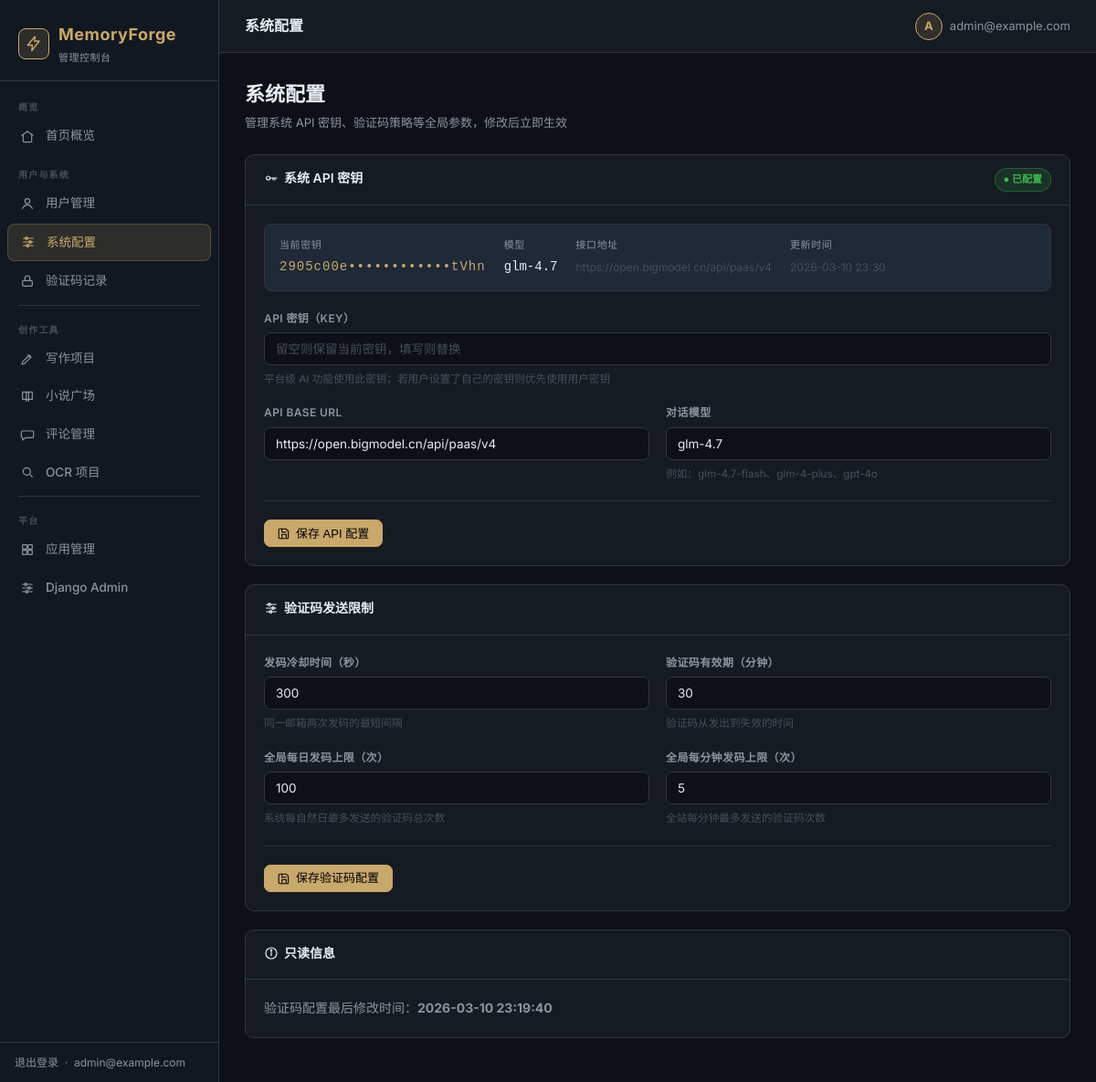
Page /dashboard/config/ (signed in) on the committed database.
### accounts/models.py (models this page shows, shortened)
class User(AbstractBaseUser, PermissionsMixin):
    email = models.EmailField(unique=True, verbose_name='邮箱')
    is_active = models.BooleanField(default=True)
    is_staff = models.BooleanField(default=False)
    is_guest = models.BooleanField(default=False, verbose_name='是否访客')
    created_at = models.DateTimeField(auto_now_add=True)
    user_api_key = models.CharField(max_length=512, blank=True, default='', verbose_name='用户自定义API密钥')
    USERNAME_FIELD = 'email'
    REQUIRED_FIELDS = []
    objects = UserManager()
    class Meta:
        verbose_name = '用户'
        verbose_name_plural = '用户'

class SiteConfig(models.Model):
    code_cooldown_seconds = models.PositiveIntegerField(
        default=300,
        verbose_name='发码冷却（秒）',
        help_text='同一邮箱两次发码的最短间隔，默认 300 秒（5 分钟）',
    )
    code_expire_minutes = models.PositiveIntegerField(
        default=30,
        verbose_name='验证码有效期（分钟）',
        help_text='验证码从发出到失效的时间，默认 30 分钟',
    )
    code_daily_limit = models.PositiveIntegerField(
        default=100,
        verbose_name='全局每日发码上限',
        help_text='系统每自然日最多发送的验证码总次数，超出后当天无法新注册',
    )
    code_minute_limit = models.PositiveIntegerField(
        default=5,
        verbose_name='全局每分钟发码上限',
        help_text='全站每分钟最多发送的验证码次数，防止瞬时刷量',
    )
    free_daily_input_tokens = models.PositiveIntegerField(
        default=50000,
        verbose_name='免费用户每日输入Token上限',
        help_text='免费用户（未配置自己API密钥）每自然日最多消耗的输入Token数，默认 50,000',
    )
    free_daily_output_tokens = models.PositiveIntegerField(
        default=25000,
        verbose_name='免费用户每日输出Token上限',
        help_text='免费用户（未配置自己API密钥）每自然日最多消耗的输出Token数，默认 25,000',
    )
    free_daily_prompt_count = models.PositiveIntegerField(
        default=10,
        verbose_name='免费用户每日提交次数上限',
        help_text='免费用户每自然日最多提交的AI请求次数，默认 10 次',
    )
    site_title = models.CharField(
        max_length=100,
        default='应用平台',
        verbose_name='网站标题',
        help_text='显示在浏览器标签页、导航栏和登录页的网站名称',
    )
    site_subtitle = models.CharField(
        max_length=200,
        default='多功能应用集成工作台',
        verbose_name='网站副标题',
        help_text='显示在登录页标题下方的描述文字',
    )
    site_favicon = models.CharField(
        max_length=500,
        blank=True,
        default='',
        verbose_name='网站图标',
        help_text='浏览器标签页图标：填写图片URL（如 /static/favicon.ico）或直接填写 emoji（如 🚀）',
    )
    updated_at = models.DateTimeField(auto_now=True, verbose_name='最后修改时间')
    class Meta:
        verbose_name = '系统参数'
        verbose_name_plural = '系统参数'
    @classmethod
    def get(cls):
        obj, _ = cls.objects.get_or_create(pk=1)
        return obj

### core/models.py (models this page shows)
class APIConfig(models.Model):
    api_key = models.CharField(max_length=512)
    api_base = models.CharField(max_length=512, default='https://open.bigmodel.cn/api/paas/v4')
    chat_model = models.CharField(max_length=128, default='glm-4.7-flash')
    created_at = models.DateTimeField(auto_now_add=True)
    updated_at = models.DateTimeField(auto_now=True)
    class Meta:
        ordering = ['-updated_at']
    @classmethod
    def get_active(cls):
        return cls.objects.first()

### dashboard/views.py (the view, shortened to what this page needs)
# urls.py: path('config/', views.site_config, name='site_config'),
@superuser_required
def site_config(request):
    from core.models import APIConfig
    config = SiteConfig.get()
    api_config = APIConfig.get_active()
    return render(request, 'dashboard/site_config.html', {
        'config': config,
        'api_config': api_config,
        'active_nav': 'config',
    })

### core/context.py (called while the page is built)
def set_user(user_id):
    _local.user_id = user_id

### dashboard/views.py (called while the page is built)
def superuser_required(view_func):
    @wraps(view_func)
    @login_required(login_url='/admin/login/')
    def wrapper(request, *args, **kwargs):
        if not request.user.is_superuser:
            return HttpResponseForbidden('需要超级管理员权限')
        return view_func(request, *args, **kwargs)
    return wrapper

### templates/dashboard/site_config.html (shortened to what this page needs)
{% extends 'dashboard/base.html' %}
{% block page_title %}系统配置{% endblock %}
{% block content %}
<div class="page-header">
  <div class="page-header-left">
    <h1>系统配置</h1>
    <p>管理系统 API 密钥、验证码策略等全局参数，修改后立即生效</p>
  </div>
</div>
<div class="card">
  <div class="card-header">
    <h2>
      <span class="with-ic">{% include 'dashboard/_icon.html' with name='key' size=16 %}系统 API 密钥</span>
    </h2>
    {% if api_config %}
      <span class="badge badge-success">● 已配置</span>
    {% else %}
      <span class="badge badge-danger">● 未配置</span>
    {% endif %}
  </div>
  <div class="card-body">
    {% if api_config %}
    <div style="background:var(--bg-hover);border:1px solid var(--border);border-radius:8px;padding:14px 16px;margin-bottom:20px;display:flex;align-items:center;gap:20px;flex-wrap:wrap">
      <div>
        <div style="font-size:11px;color:var(--text-sec);margin-bottom:3px;text-transform:uppercase;letter-spacing:.6px">当前密钥</div>
        <code style="font-family:monospace;color:var(--accent);letter-spacing:1px">{{ api_config.api_key|slice:":8" }}••••••••••••{{ api_config.api_key|slice:"-4:" }}</code>
      </div>
      <div>
        <div style="font-size:11px;color:var(--text-sec);margin-bottom:3px;text-transform:uppercase;letter-spacing:.6px">模型</div>
        <code style="color:var(--text-pri)">{{ api_config.chat_model }}</code>
      </div>
      <div>
        <div style="font-size:11px;color:var(--text-sec);margin-bottom:3px;text-transform:uppercase;letter-spacing:.6px">接口地址</div>
        <span style="color:var(--text-muted);font-size:12px">{{ api_config.api_base }}</span>
      </div>
      <div>
        <div style="font-size:11px;color:var(--text-sec);margin-bottom:3px;text-transform:uppercase;letter-spacing:.6px">更新时间</div>
        <span style="color:var(--text-muted);font-size:12px">{{ api_config.updated_at|date:"Y-m-d H:i" }}</span>
      </div>
    </div>
    {% endif %}
    <form method="post">
      <div class="form-grid">
        <div class="form-group" style="grid-column:1/-1">
          <label>API 密钥（Key）</label>
          <input class="form-control" type="password" name="api_key"
                 placeholder="{% if api_config %}留空则保留当前密钥，填写则替换{% else %}输入平台 API 密钥（如 GLM / OpenAI 密钥）{% endif %}"
                 autocomplete="new-password">
          <small style="color:var(--text-muted)">平台级 AI 功能使用此密钥；若用户设置了自己的密钥则优先使用用户密钥</small>
        </div>
        <div class="form-group">
          <label>API Base URL</label>
          <input class="form-control" type="text" name="api_base"
                 value="{{ api_config.api_base|default:'https://open.bigmodel.cn/api/paas/v4' }}">
        </div>
        <div class="form-group">
          <label>对话模型</label>
          <input class="form-control" type="text" name="chat_model"
                 value="{{ api_config.chat_model|default:'glm-4.7-flash' }}"
                 placeholder="glm-4.7-flash">
          <small style="color:var(--text-muted)">例如：glm-4.7-flash、glm-4-plus、gpt-4o</small>
        </div>
      </div>
      <div class="form-actions">
        <button class="btn btn-primary" type="submit">
          <span class="with-ic">{% include 'dashboard/_icon.html' with name='save' size=14 %}保存 API 配置</span>
        </button>
      </div>
    </form>
  </div>
</div>
<div class="card">
  <div class="card-header">
    <h2>
      <span class="with-ic">{% include 'dashboard/_icon.html' with name='settings' size=16 %}验证码发送限制</span>
    </h2>
  </div>
  <div class="card-body">
    <form method="post">
      <div class="form-grid">
        <div class="form-group">
          <label>发码冷却时间（秒）</label>
          <input class="form-control" type="number" name="code_cooldown_seconds"
                 value="{{ config.code_cooldown_seconds }}" min="0">
          <small style="color:var(--text-muted)">同一邮箱两次发码的最短间隔</small>
        </div>
        <div class="form-group">
          <label>验证码有效期（分钟）</label>
          <input class="form-control" type="number" name="code_expire_minutes"
                 value="{{ config.code_expire_minutes }}" min="1">
          <small style="color:var(--text-muted)">验证码从发出到失效的时间</small>
        </div>
        <div class="form-group">
          <label>全局每日发码上限（次）</label>
          <input class="form-control" type="number" name="code_daily_limit"
                 value="{{ config.code_daily_limit }}" min="1">
          <small style="color:var(--text-muted)">系统每自然日最多发送的验证码总次数</small>
        </div>
        <div class="form-group">
          <label>全局每分钟发码上限（次）</label>
          <input class="form-control" type="number" name="code_minute_limit"
                 value="{{ config.code_minute_limit }}" min="1">
          <small style="color:var(--text-muted)">全站每分钟最多发送的验证码次数</small>
        </div>
      </div>
      <div class="form-actions">
        <button class="btn btn-primary" type="submit">
          <span class="with-ic">{% include 'dashboard/_icon.html' with name='save' size=14 %}保存验证码配置</span>
        </button>
      </div>
    </form>
  </div>
</div>
<div class="card">
  <div class="card-header">
    <h2>
      <span class="with-ic">{% include 'dashboard/_icon.html' with name='info' size=16 %}只读信息</span>
    </h2>
  </div>
  <div class="card-body">
    <p style="color:var(--text-sec)">验证码配置最后修改时间：<strong>{{ config.updated_at|date:"Y-m-d H:i:s" }}</strong></p>
  </div>
</div>
{% endblock %}

### templates/dashboard/base.html (shortened to what this page needs)
{% load static %}<!DOCTYPE html>
<html lang="zh-CN">
<head>
  <link rel="stylesheet" href="{% static 'dashboard/admin.css' %}">
</head>
<body>
<aside class="sidebar">
  <div class="sidebar-logo">
    <div class="brand">
      <div class="brand-icon">{% include 'dashboard/_icon.html' with name='bolt' size=18 %}</div>
      <div>
        <div>MemoryForge</div>
        <div class="brand-sub">管理控制台</div>
      </div>
    </div>
  </div>
  <nav class="sidebar-nav">
    <div class="sidebar-section">概览</div>
    <a href="{% url 'dashboard:index' %}" class="nav-item {% if active_nav == 'index' %}active{% endif %}">
      <span class="nav-icon">{% include 'dashboard/_icon.html' with name='home' size=16 %}</span> 首页概览
    </a>
    <div class="sidebar-section">用户与系统</div>
    <a href="{% url 'dashboard:user_list' %}" class="nav-item {% if active_nav == 'users' %}active{% endif %}">
      <span class="nav-icon">{% include 'dashboard/_icon.html' with name='user' size=16 %}</span> 用户管理
    </a>
    <a href="{% url 'dashboard:site_config' %}" class="nav-item {% if active_nav == 'config' %}active{% endif %}">
      <span class="nav-icon">{% include 'dashboard/_icon.html' with name='settings' size=16 %}</span> 系统配置
    </a>
    <a href="{% url 'dashboard:verification_codes' %}" class="nav-item {% if active_nav == 'codes' %}active{% endif %}">
      <span class="nav-icon">{% include 'dashboard/_icon.html' with name='lock' size=16 %}</span> 验证码记录
    </a>
    <div class="sidebar-divider"></div>
    <div class="sidebar-section">创作工具</div>
    <a href="{% url 'dashboard:project_list' %}" class="nav-item {% if active_nav == 'projects' %}active{% endif %}">
      <span class="nav-icon">{% include 'dashboard/_icon.html' with name='pen' size=16 %}</span> 写作项目
    </a>
    <a href="{% url 'dashboard:novel_list' %}" class="nav-item {% if active_nav == 'novels' %}active{% endif %}">
      <span class="nav-icon">{% include 'dashboard/_icon.html' with name='book' size=16 %}</span> 小说广场
    </a>
    <a href="{% url 'dashboard:comment_list' %}" class="nav-item {% if active_nav == 'comments' %}active{% endif %}">
      <span class="nav-icon">{% include 'dashboard/_icon.html' with name='chat' size=16 %}</span> 评论管理
    </a>
    <a href="{% url 'dashboard:ocr_list' %}" class="nav-item {% if active_nav == 'ocr' %}active{% endif %}">
      <span class="nav-icon">{% include 'dashboard/_icon.html' with name='search' size=16 %}</span> OCR 项目
    </a>
    <div class="sidebar-divider"></div>
    <div class="sidebar-section">平台</div>
    <a href="{% url 'dashboard:app_list' %}" class="nav-item {% if active_nav == 'apps' %}active{% endif %}">
      <span class="nav-icon">{% include 'dashboard/_icon.html' with name='grid' size=16 %}</span> 应用管理
    </a>
    <a href="/admin/" class="nav-item" target="_blank">
      <span class="nav-icon">{% include 'dashboard/_icon.html' with name='settings' size=16 %}</span> Django Admin
    </a>
  </nav>
  <div class="sidebar-footer">
    <a href="/admin/logout/">退出登录</a>
    &nbsp;·&nbsp;
    <span>{{ request.user.email }}</span>
  </div>
</aside>
<div class="main-wrap">
  <header class="topbar">
    <div class="topbar-title">{% block page_title %}管理后台{% endblock %}</div>
    <div class="topbar-right">
      <div class="topbar-user">
        <div class="avatar">{{ request.user.email|first|upper }}</div>
        <span>{{ request.user.email }}</span>
      </div>
    </div>
  </header>
  <main class="content">
    {% block content %}{% endblock %}
  </main>
</div>
</body>
</html>

### rows in the picture
User: user.email "admin@example.com", user.email|first "A"
APIConfig: api_key "2905c00e", api_key "tVhn", chat_model "glm-4.7", api_base "https://open.bigmodel.cn/api/paas/v4", updated_at "2026-03-10 23:30"
SiteConfig: code_cooldown_seconds "300", code_expire_minutes "30", code_daily_limit "100", code_minute_limit "5", updated_at "2026-03-10 23:19:40"
